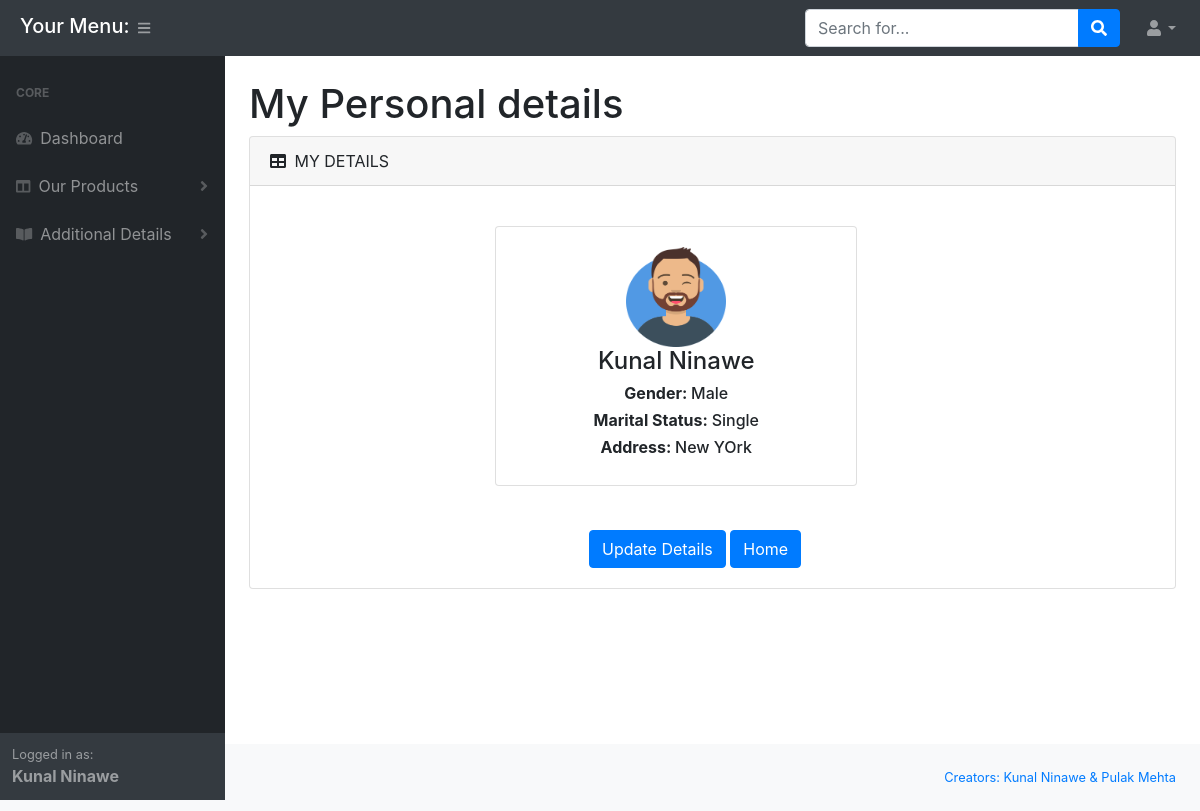
The app's page /customer/dist/my_details.php (signed in), older data.
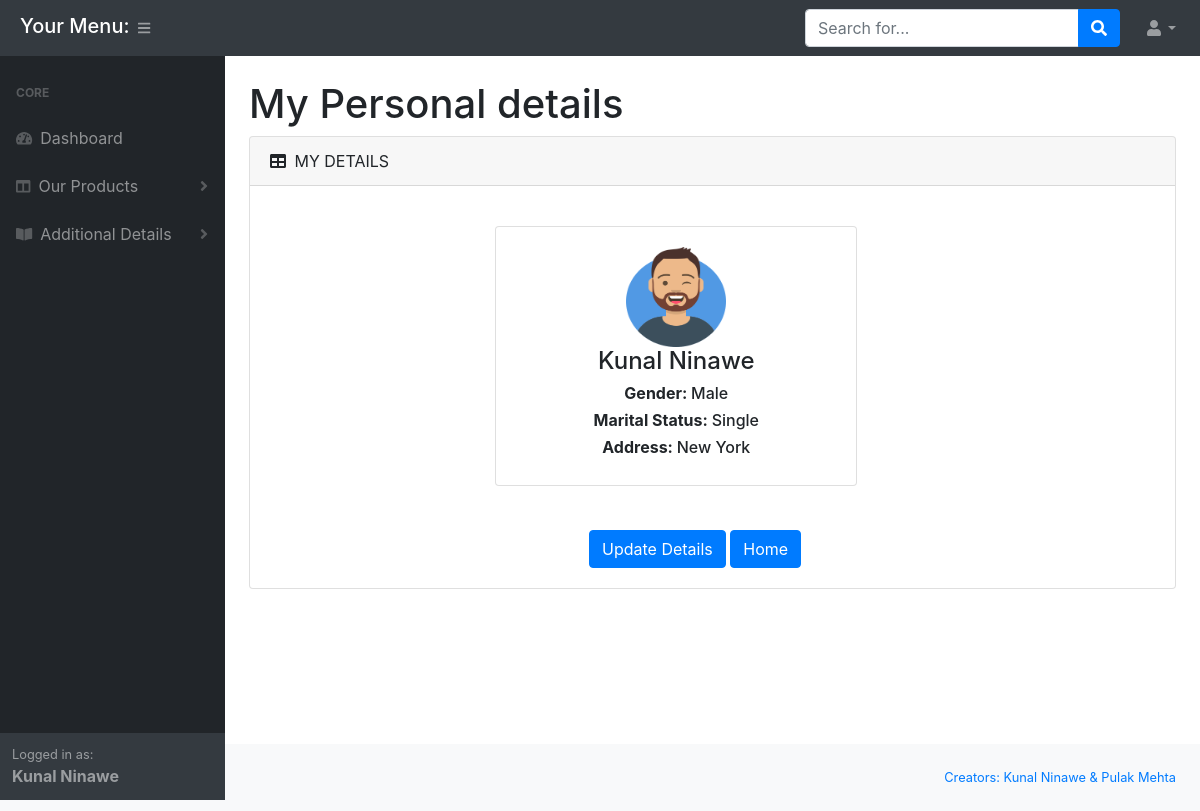
The same page, newer data.
### tables this page shows
CREATE TABLE IF NOT EXISTS `cust_details` (
  `cust_id` int(11) NOT NULL AUTO_INCREMENT,
  `email` varchar(50) NOT NULL,
  `first_name` varchar(30) NOT NULL,
  `middle_name` varchar(30) DEFAULT NULL,
  `last_name` varchar(30) NOT NULL,
  `password` varchar(100) NOT NULL,
  `address` varchar(150) DEFAULT NULL,
  `gender` varchar(1) DEFAULT 'M',
  `marital_status` varchar(1) NOT NULL DEFAULT 'S',
  `cust_type` varchar(1) NOT NULL DEFAULT 'H',
  PRIMARY KEY (`cust_id`)
);

### customer/dist/functions.php (called while the page is built, shortened)
<?php
	require_once 'db.php';
	function showCustDetails($email){
		global $conn;
		$sql = "SELECT * FROM cust_details WHERE email='$email'";
		$result = mysqli_query($conn,$sql);
		$array = mysqli_fetch_array($result);
	    if(isset($array)){
	    	return $array;
	    }
	    else{
	    	return 0;
	    }
	}

### customer/dist/my_details.php (the view, shortened to what this page needs)
<?php
    require_once 'functions.php';
 ?>
<!DOCTYPE html>
 <html>
 <head>
 </head>
 <body class="sb-nav-fixed">
  <?php
    require_once 'header.php';
   ?>
  <div id="layoutSidenav_content">
                <div class="home_ins_content">
                        <div class="container-fluid">
                        <h1 class="mt-4">My Personal details</h1>
                        <div class="card mb-4">
                            <div class="card-header"><i class="fas fa-table mr-1"></i> MY DETAILS</div>
                            <div class="card-body">
                                <div class="row">
                                <div class="col-xl-12">
                                        <div class="card-body row">
                                          <div class="col-md-3"></div>
                                            <div class="card mb-4 col-md-5 text-center">
                                              <div class="card-body">
                                                  <div class="user-profile-block">
                                                      <img alt="img" src="assets/img/avatar.png" width="100" height="100" />
                                                      <?php
                                                          $email = $_SESSION['email'];
                                                          $result = showCustDetails($email);
                                                          if($result['gender']=='M'){
                                                              $result['gender']='Male';
                                                          }
                                                          else{
                                                              $result['gender']='Female';
                                                          }
                                                          if($result['marital_status']=='S'){
                                                              $result['marital_status']='Single';
                                                          }
                                                          echo "<h4 class='user-name'> ".$result['first_name']. " ".$result['middle_name']. " ". $result['last_name']."</h4>
                                                          <h6 class='user-designation'><b>Gender: </b>".$result['gender']." </h6>
                                                          <h6 class='user-designation'><b>Marital Status: </b>".$result['marital_status']." </h6>
                                                          <h6 class='user-designation'><b>Address: </b> ".$result['address']." </h6>";
                                                       ?>
                                                  </div>
                                                </div>
                                              </div>
                                          </div>
                                          <div class="row text-center">
                                            <div class="col-md-4"></div>
                                            <div class="row col-md-5 text-right" style="padding-left: 40px;">
                                              <a href="update_my_details.php">
                                                <button class="btn btn-primary col-xl-12" type="button" name="updateDetails">Update Details</button>
                                              </a>
                                              <a href="index.php">
                                                <button class="btn btn-primary col-x1-12" type="button" name="Dashboard">Home</button>
                                              </a>
                                            </div>
                                          </div>
                                </div>
                                </div>
                                </div>
                            </div>
                            </div>
                        </div>
                        </div>
                <?php
                  require_once 'footer.php';
                 ?>
 </body>
 </html>

### customer/dist/header.php (shortened to what this page needs)
<?php
require_once 'functions.php';
 ?>
<!DOCTYPE html>
<html>
<head>
    <link href="css/styles.css" rel="stylesheet" />
    <link href="https://cdn.datatables.net/1.10.20/css/dataTables.bootstrap4.min.css" rel="stylesheet" />
</head>
<body class="sb-nav-fixed">
	<nav class="sb-topnav navbar navbar-expand navbar-dark bg-dark">
            <h5 style="color:white;margin-left: 20px;margin-top: 3px;">Your Menu:</h5>
            <button class="btn btn-link btn-sm order-1 order-lg-0" id="sidebarToggle" href="#"><i class="fas fa-bars"></i></button>
            <form class="d-none d-md-inline-block form-inline ml-auto mr-0 mr-md-3 my-2 my-md-0">
                <div class="input-group">
                    <input class="form-control" type="text" placeholder="Search for..." aria-label="Search" aria-describedby="basic-addon2" />
                    <div class="input-group-append">
                        <button class="btn btn-primary" type="button"><i class="fas fa-search"></i></button>
                    </div>
                </div>
            </form>
            <ul class="navbar-nav ml-auto ml-md-0">
                <li class="nav-item dropdown">
                    <a class="nav-link dropdown-toggle" id="userDropdown" href="#" role="button" data-toggle="dropdown" aria-haspopup="true" aria-expanded="false"><i class="fas fa-user fa-fw"></i></a>
                </li>
            </ul>
        </nav>
        <div id="layoutSidenav">
            <div id="layoutSidenav_nav">
                <nav class="sb-sidenav accordion sb-sidenav-dark" id="sidenavAccordion">
                    <div class="sb-sidenav-menu">
                        <div class="nav">
                            <div class="sb-sidenav-menu-heading">Core</div>
                            <a class="nav-link" href="index.php"
                                ><div class="sb-nav-link-icon"><i class="fas fa-tachometer-alt"></i></div>
                                Dashboard</a>
                            <a class="nav-link collapsed" href="index.php" data-toggle="collapse" data-target="#collapseLayouts" aria-expanded="false" aria-controls="collapseLayouts"
                                ><div class="sb-nav-link-icon"><i class="fas fa-columns"></i></div>
                                Our Products
                                <div class="sb-sidenav-collapse-arrow"><i class="fas fa-angle-down"></i></div
                            ></a>
                            <a class="nav-link collapsed" href="#" data-toggle="collapse" data-target="#collapsePages" aria-expanded="false" aria-controls="collapsePages"
                                ><div class="sb-nav-link-icon"><i class="fas fa-book-open"></i></div>
                                Additional Details
                                <div class="sb-sidenav-collapse-arrow"><i class="fas fa-angle-down"></i></div
                            ></a>
                        </div>
                    </div>
                    <div class="sb-sidenav-footer">
                        <div class="small">Logged in as:</div>
                        <b>
                            <?php
                                    $result = showCustDetails($_SESSION['email']);
                                    echo $result['first_name']. " " . $result['last_name'];
                             ?>
                        </b>
                    </div>
                </nav>
            </div>
</body>
</html>

### customer/dist/footer.php
<footer class="py-4 bg-light mt-auto">
                    <div class="container-fluid">
                        <div class="d-flex align-items-center justify-content-between small">
                            <div class="text-muted">Copyright &copy; WDS 2020</div>
                            <div>
                                <a href="#">Creators: Kunal Ninawe & Pulak Mehta</a>
                            </div>
                        </div>
                    </div>
                </footer>

Row changes from the older to the newer data that the page shows:
changed cust_details "Kunal": address "New YOrk" → "New York"
